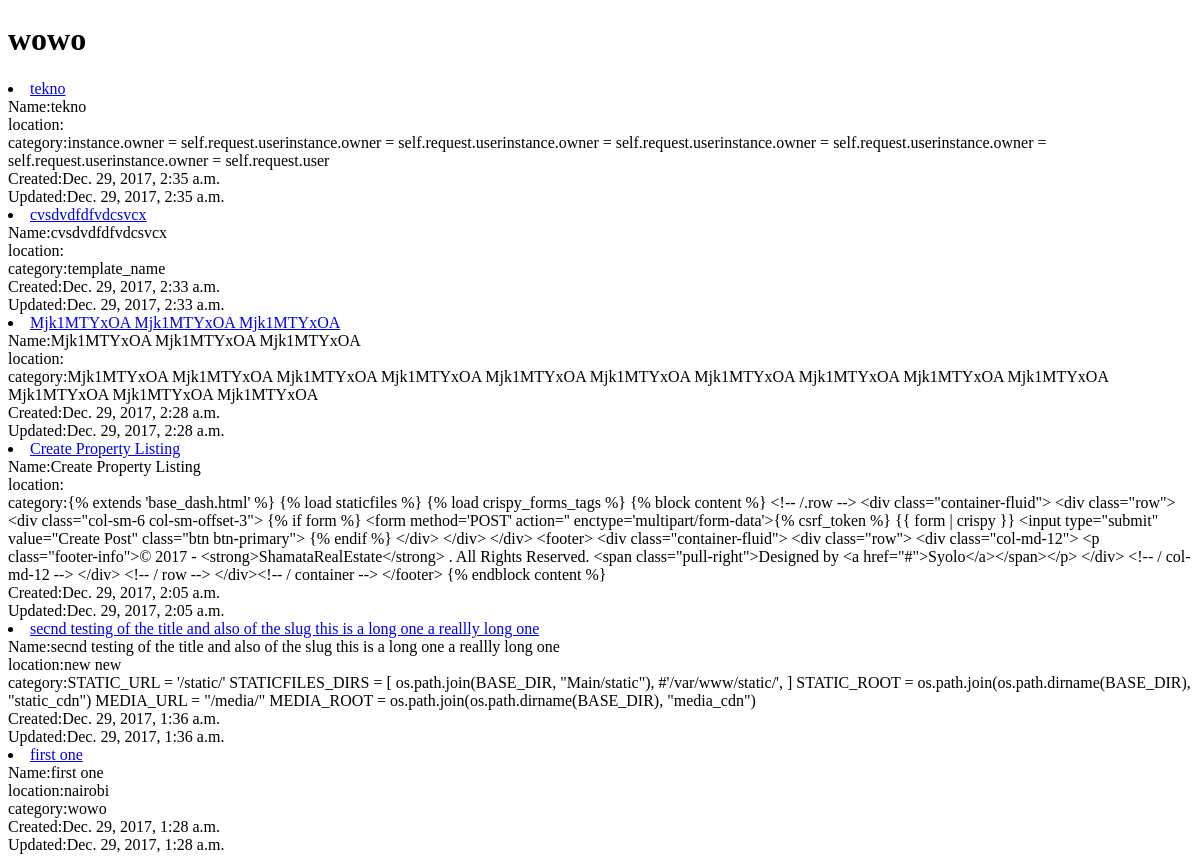
/, run on an earlier commit of the app's database.
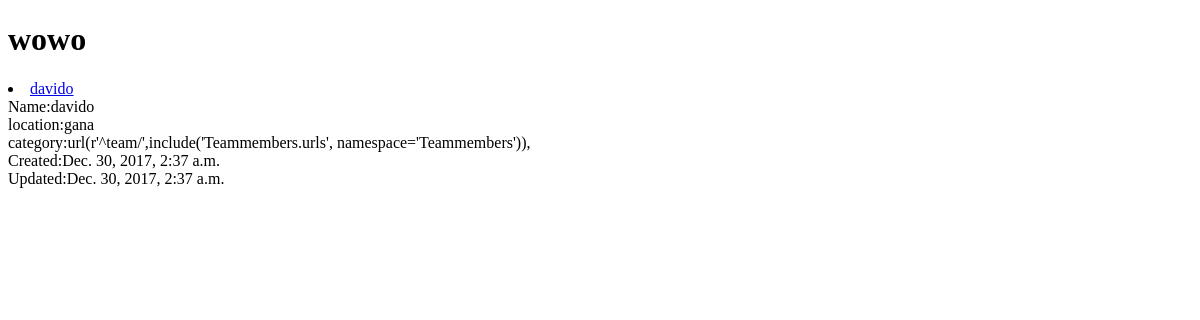
And on a later commit of the database.
### Main/models.py (models this page shows, shortened)
class Post(models.Model):
    owner =  models.ForeignKey(User, on_delete=models.CASCADE)
    title = models.CharField(max_length=200)
    slug      =      models.SlugField(unique=True,blank=True, null=True)
    location = models.CharField(max_length=150)
    image = models.ImageField(upload_to=upload_location)
    image_2 = models.ImageField(upload_to=upload_location)
    image_3 = models.ImageField(upload_to=upload_location,blank=True, null=True)
    image_4 = models.ImageField(upload_to=upload_location,blank=True, null=True)
    image_5 = models.ImageField(upload_to=upload_location,blank=True, null=True)
    description = models.TextField()
    size_of_land = models.CharField(max_length=150)
    location_details = models.CharField(max_length=300)
    price = models.CharField(max_length=150)
    features = models.TextField()
    updated = models.DateTimeField(auto_now=True, auto_now_add=False)
    timestamp = models.DateTimeField(auto_now=False, auto_now_add=True)
    def __str__(self):
        return self.title
    def get_absolute_url(self):
        return reverse("Main:detail",kwargs={"slug":self.slug})
    class Meta:
        ordering = ["-timestamp", "-updated"]

### Main/views.py (the view)
# urls.py: url(r'^$',PostListView.as_view(),name='list'),
class PostListView(ListView):
    queryset = Post.objects.all()

### Main/templates/Main/post_list.html (shortened to what this page needs)
<!DOCTYPE html>
<html lang="en">
<head>
</head>
<body>
    <h1>wowo</h1>
    {% for post in post_list %}
    <li><a href="{{ post.get_absolute_url }}">{{ post }}</a></li>
   Name:{{ post.title }} <br>   location:{{ post.location }} <br> category:{{ post.description }}  <br> Created:{{ post.timestamp }} <br>Updated:{{ post.updated }}
    {% endfor %}
</body>
</html>

What changed in the data, as far as the page shows it:
removed Post: title "tekno", description "instance.owner = self.request.userinstance.owner = self.request.userinstance.owner = self.request.userinstance.owner = self.request.userinstance.owner = self.request.userinstance.owner = self.request.user", timestamp "Dec. 29, 2017, 2:35 a.m.", updated "Dec. 29, 2017, 2:35 a.m."
removed Post: title "cvsdvdfdfvdcsvcx", description "template_name", timestamp "Dec. 29, 2017, 2:33 a.m.", updated "Dec. 29, 2017, 2:33 a.m."
removed Post: title "Mjk1MTYxOA Mjk1MTYxOA Mjk1MTYxOA", description "Mjk1MTYxOA Mjk1MTYxOA Mjk1MTYxOA Mjk1MTYxOA Mjk1MTYxOA Mjk1MTYxOA Mjk1MTYxOA Mjk1MTYxOA Mjk1MTYxOA Mjk1MTYxOA Mjk1MTYxOA Mjk1MTYxOA Mjk1MTYxOA", timestamp "Dec. 29, 2017, 2:28 a.m.", updated "Dec. 29, 2017, 2:28 a.m."
removed Post: title "Create Property Listing", description "{% extends 'base_dash.html' %} {% load staticfiles %} {% load crispy_forms_tags %} {% block content %} <!-- /.row --> <div class=\"container-fluid\"> <div class=\"row\"> <div class=\"col-sm-6 col-sm-offset-3\"> {% if form %} <form method='POST' action='' enctype='multipart/form-data'>{% csrf_token %} {{ form | crispy }} <input type=\"submit\" value=\"Create Post\" class=\"btn btn-primary\"> {% endif %} </div> </div> </div> <footer> <div class=\"container-fluid\"> <div class=\"row\"> <div class=\"col-md-12\"> <p class=\"footer-info\">© 2017 - <strong>ShamataRealEstate</strong> . All Rights Reserved. <span class=\"pull-right\">Designed by <a href=\"#\">Syolo</a></span></p> </div> <!-- / col-md-12 --> </div> <!-- /…", timestamp "Dec. 29, 2017, 2:05 a.m.", updated "Dec. 29, 2017, 2:05 a.m."
removed Post: title "secnd testing of the title and also of the slug this is a long one a reallly long one", location "new new", description "STATIC_URL = '/static/' STATICFILES_DIRS = [ os.path.join(BASE_DIR, \"Main/static\"), #'/var/www/static/', ] STATIC_ROOT = os.path.join(os.path.dirname(BASE_DIR), \"static_cdn\") MEDIA_URL = \"/media/\" MEDIA_ROOT = os.path.join(os.path.dirname(BASE_DIR), \"media_cdn\")", timestamp "Dec. 29, 2017, 1:36 a.m.", updated "Dec. 29, 2017, 1:36 a.m."
removed Post: title "first one", location "nairobi", description "wowo", timestamp "Dec. 29, 2017, 1:28 a.m.", updated "Dec. 29, 2017, 1:28 a.m."
added Post: title "davido", location "gana", description "url(r'^team/',include('Teammembers.urls', namespace='Teammembers')),", timestamp "Dec. 30, 2017, 2:37 a.m.", updated "Dec. 30, 2017, 2:37 a.m."
